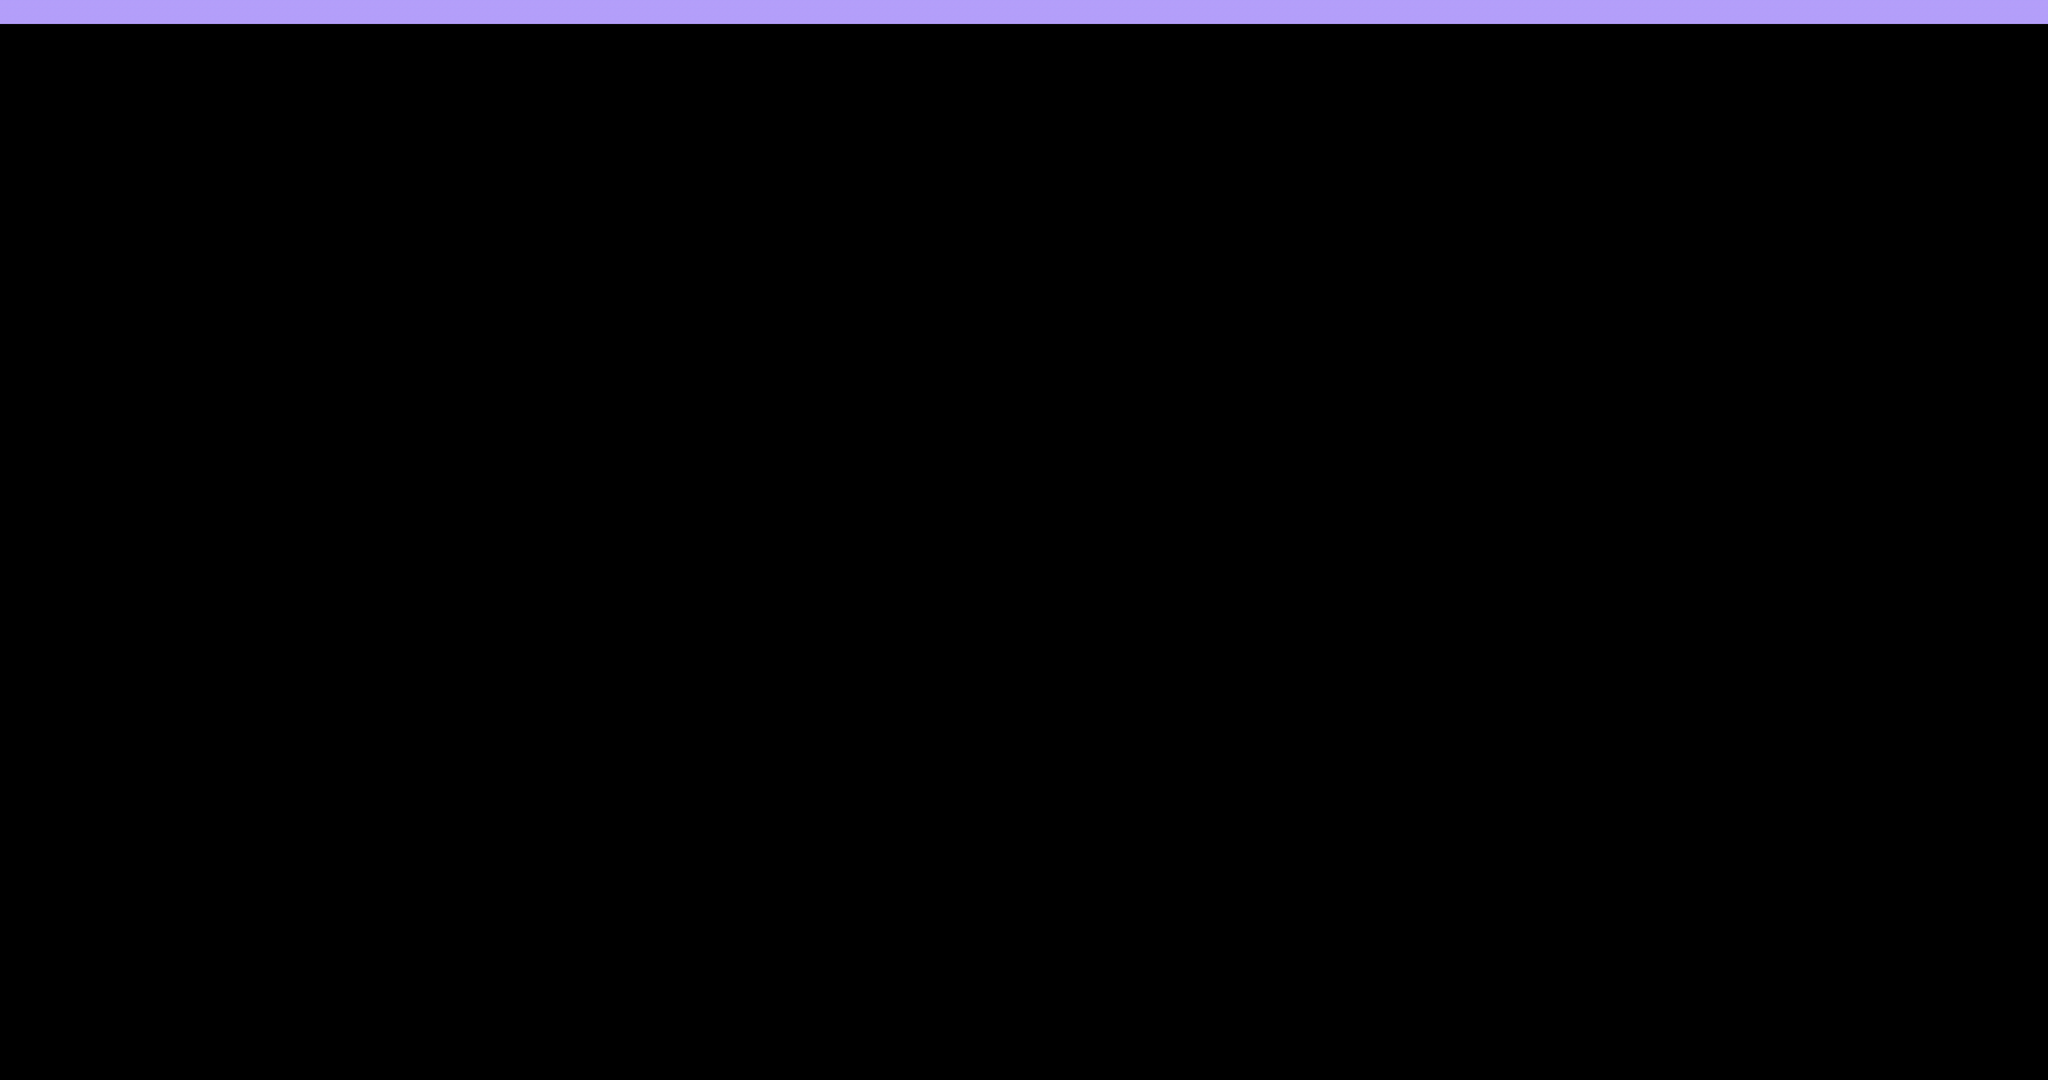

A level layout from a 2D game, rendered from its tile map. Below: a short description, then the map file with tile-grid data replaced by summaries:
An orthogonal 256x135 tile map with 16x16 px tiles, 2 tile layers (ground, collision).

<map version="1.10" tiledversion="1.10.2" orientation="orthogonal" renderorder="right-down" width="256" height="135" tilewidth="16" tileheight="16" infinite="0" nextlayerid="3" nextobjectid="1">
 <tileset firstgid="1" name="hunt-sala-do-tempo" tilewidth="16" tileheight="16" tilecount="1" columns="1">
  <image source="hunt-sala-do-tempo.png" width="4096" height="2160" />
 </tileset>
 <layer id="1" name="ground" width="256" height="135">
  <data>[34560 cells, 0 non-empty, 0 distinct tile ids]</data>
 </layer>
 <layer id="2" name="collision" width="256" height="135">
  <data>[34560 cells, 768 non-empty, 1 distinct tile ids]</data>
 </layer>
</map>
